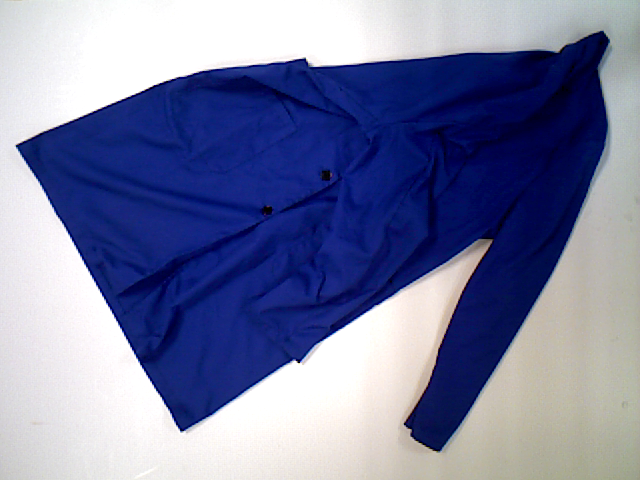
#> input picture data/robe01_1_fold.ppm, 640 x 480 px
$ python segmentation.py
#> lines starting #> are read from the running program, lines starting #| are printed output that depends on the picture; after the words box and inside, x2 and y2 are one past the last pixel; in counts of white or black regions, pixels touching at a corner belong together
#> in main, image is the input picture: shape (480, 640, 3); mean B, G, R 161.4, 125.5, 120.1
import cv2
import numpy as np
from matplotlib import pyplot as plt

__author__ = 'def'


def get_coloured_item(image):
    # Convert to HSV color space
    image_hsv = cv2.cvtColor(image, cv2.COLOR_BGR2HSV)
#> image_hsv: shape (480, 640, 3); mean H, S, V 85.4, 117.9, 165

    # Threshold value and saturation (using Otsu for threshold selection)
    ret, mask_s = cv2.threshold(image_hsv[:, :, 1], 0, 255, cv2.THRESH_BINARY + cv2.THRESH_OTSU)
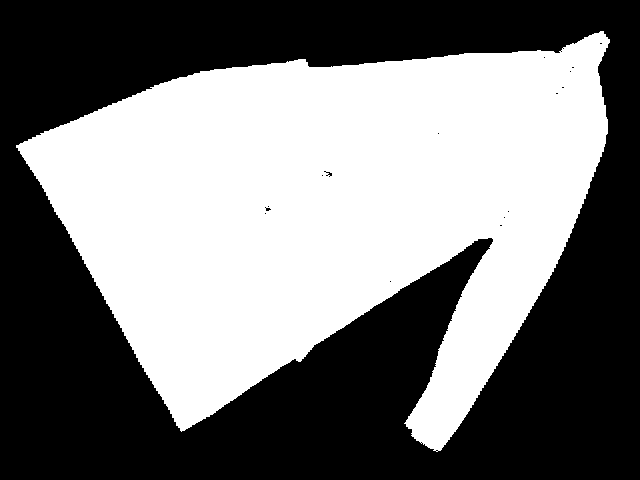
#> mask_s: shape (480, 640); 47.8% white; 1 white region, box (x1, y1, x2, y2) and area: (16, 31, 610, 452) 146850
#> ret = 122
    ret, mask_v = cv2.threshold(image_hsv[:, :, 2], 0, 255, cv2.THRESH_BINARY_INV + cv2.THRESH_OTSU)
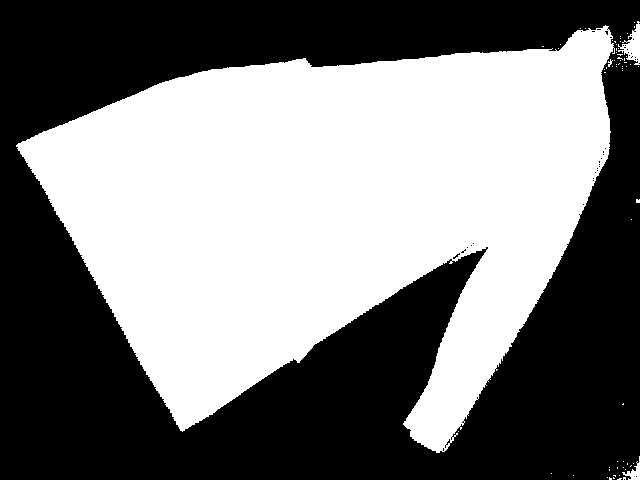
#> mask_v: shape (480, 640); 48.7% white; 64 white regions (61 under 20 px), largest, box (x1, y1, x2, y2) and area: (16, 25, 615, 453) 148960, (618, 21, 640, 65) 441, (622, 456, 640, 480) 157
#> ret = 163

    # mask = cv2.inRange(image_hsv, (0, 0, 150), (180, 100, 255))
    mask = cv2.bitwise_and(mask_s, mask_v)
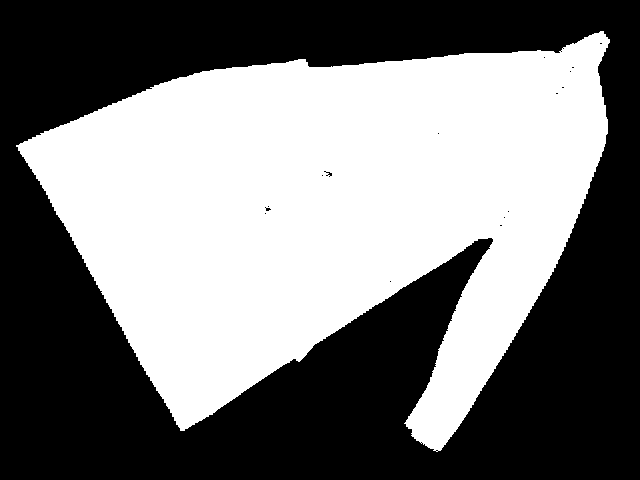
#> mask: shape (480, 640); 47.7% white; 1 white region, box (x1, y1, x2, y2) and area: (16, 31, 610, 452) 146624

    # Filter result using morphological operations (closing)
    kernel = cv2.getStructuringElement(cv2.MORPH_ELLIPSE, (5, 5))
    filtered_mask = cv2.morphologyEx(mask, cv2.MORPH_CLOSE, kernel, iterations=3)
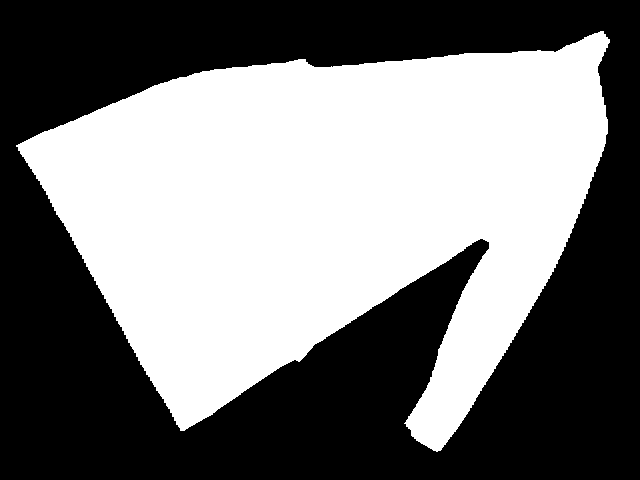
#> filtered_mask: shape (480, 640); 47.8% white; 1 white region

    # Get contours, filter them and fill them to get the final mask:
    contours, dummy = cv2.findContours(filtered_mask, cv2.RETR_EXTERNAL, cv2.CHAIN_APPROX_SIMPLE)
#> contours = 1 contour; box (x1, y1, x2, y2) and area: (16, 31, 610, 452) 145879; dummy = [[-1, -1, -1, -1]]
    contours_filtered = []
    for contour in contours:
        if len(contour) > 20 and cv2.contourArea(contour) > 150:
            contours_filtered.append(contour)
#> this loop made 1 pass
#> after the loop, contours_filtered has the same summary as contours
    contours_filtered.sort(key=lambda x: cv2.contourArea(x))
    contours_filtered.reverse()

    final_mask = np.zeros([image.shape[0], image.shape[1], 1], np.uint8)
    cv2.drawContours(final_mask, contours_filtered, 0, 255, -1)

    return final_mask

def main():
    image_paths = ['./data/robe01_1_fold.ppm', './data/robe01_2_fold.ppm', './data/sweater02_1_fold.ppm', './data/sweater02_2_fold.ppm', './data/tshirt01_1_fold.ppm',
                   './data/tshirt01_2_fold.ppm','./data/polo01_1_fold.ppm', './data/polo01_2_fold.ppm', './data/dishcloth01_2_fold.ppm', './data/dishcloth01_1_fold.ppm']

    for path in image_paths:
        image = cv2.imread(path)

        mask = get_coloured_item(image)
        cv2.imshow("mask", mask)
        cv2.waitKey(500)
        cv2.destroyAllWindows()
#> pass 2 of the loop in main, `for path in image_paths:`:
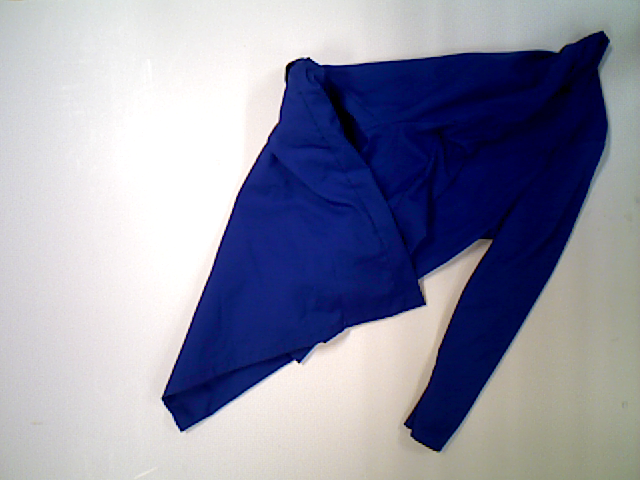
#> input picture data/robe01_2_fold.ppm, 640 x 480 px
#> in main, image is the input picture: shape (480, 640, 3); mean B, G, R 164, 143.4, 141.7
#> image_hsv: shape (480, 640, 3); mean H, S, V 77.6, 90, 169.2
#> in get_coloured_item (call 2), `ret, mask_s = cv2.threshold(image_hsv[:, :, 1], 0, 255, cv2.THRESH_BIN..`:
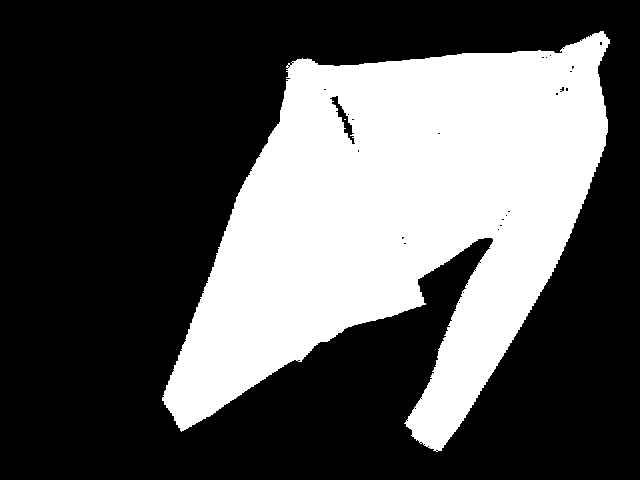
#> mask_s: shape (480, 640); 33.8% white; 2 white regions (1 under 20 px), largest, box (x1, y1, x2, y2) and area: (162, 31, 610, 452) 103811
#> in get_coloured_item (call 2), `ret, mask_s = cv2.threshold(image_hsv[:, :, 1], 0, 255, cv2.THRESH_BIN..`: ret = 126
#> mask_v: shape (480, 640); 35.5% white; 65 white regions (60 under 20 px), largest, box (x1, y1, x2, y2) and area: (162, 18, 640, 453) 108151, (601, 441, 640, 480) 588, (567, 464, 593, 480) 174, (615, 453, 630, 462) 49, (636, 197, 640, 206) 31
#> in get_coloured_item (call 2), `ret, mask_v = cv2.threshold(image_hsv[:, :, 2], 0, 255, cv2.THRESH_BIN..`: ret = 150
#> mask: shape (480, 640); 33.8% white; 2 white regions (1 under 20 px), largest, box (x1, y1, x2, y2) and area: (162, 31, 610, 452) 103722
#> in get_coloured_item (call 2), `filtered_mask = cv2.morphologyEx(mask, cv2.MORPH_CLOSE, kernel, iterat..`:
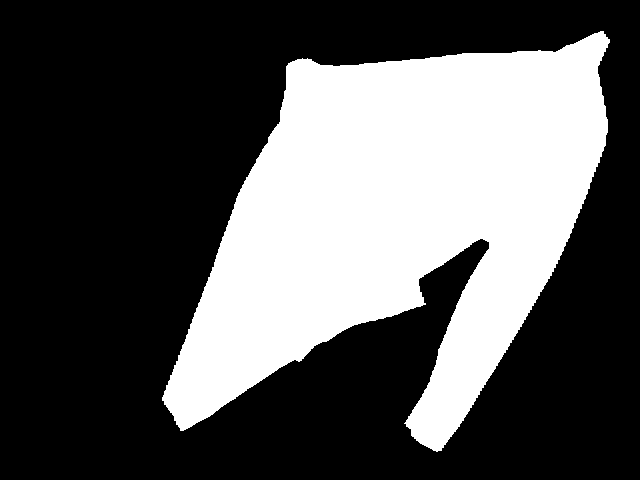
#> filtered_mask: shape (480, 640); 33.9% white; 1 white region
#> contours = 1 contour; box (x1, y1, x2, y2) and area: (162, 31, 610, 452) 103393
#> the loop in get_coloured_item (call 2), `for contour in contours:` made 1 pass
#> after the loop in get_coloured_item (call 2), `for contour in contours:`: contours_filtered has the same summary as contours
#> pass 3 of the loop in main, `for path in image_paths:`:
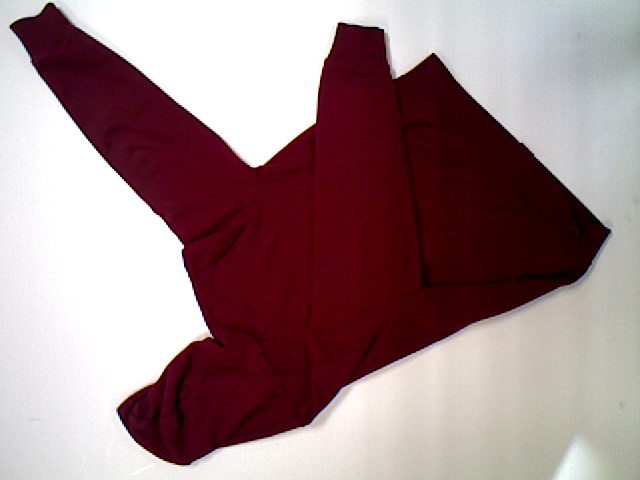
#> input picture data/sweater02_1_fold.ppm, 640 x 480 px
#> in main, image is the input picture: shape (480, 640, 3); mean B, G, R 134.8, 132.1, 158.8
#> image_hsv: shape (480, 640, 3); mean H, S, V 79.8, 108.3, 160.2
#> in get_coloured_item (call 3), `ret, mask_s = cv2.threshold(image_hsv[:, :, 1], 0, 255, cv2.THRESH_BIN..`:
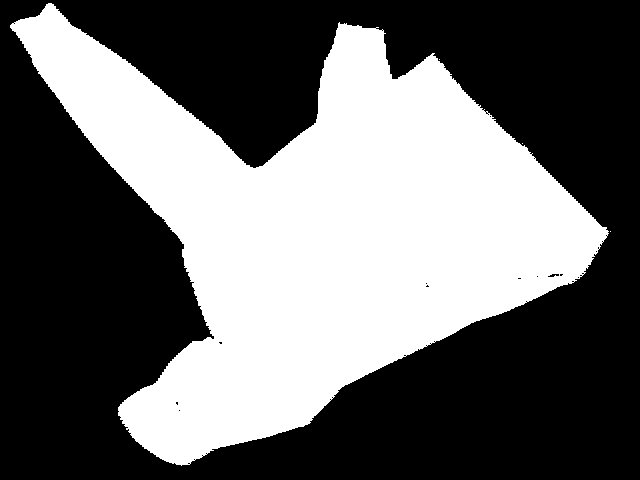
#> mask_s: shape (480, 640); 40.7% white; 4 white regions (3 under 20 px), largest, box (x1, y1, x2, y2) and area: (10, 3, 609, 466) 125165
#> in get_coloured_item (call 3), `ret, mask_s = cv2.threshold(image_hsv[:, :, 1], 0, 255, cv2.THRESH_BIN..`: ret = 130
#> mask_v: shape (480, 640); 41.2% white; 4 white regions (3 under 20 px), largest, box (x1, y1, x2, y2) and area: (10, 3, 612, 465) 126623
#> in get_coloured_item (call 3), `ret, mask_v = cv2.threshold(image_hsv[:, :, 2], 0, 255, cv2.THRESH_BIN..`: ret = 145
#> mask: shape (480, 640); 40.7% white; 4 white regions (3 under 20 px), largest, box (x1, y1, x2, y2) and area: (10, 3, 609, 465) 125006
#> in get_coloured_item (call 3), `filtered_mask = cv2.morphologyEx(mask, cv2.MORPH_CLOSE, kernel, iterat..`:
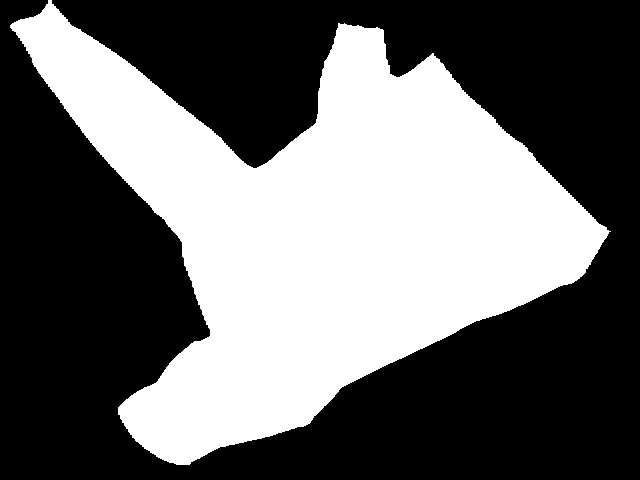
#> filtered_mask: shape (480, 640); 40.8% white; 1 white region
#> contours = 1 contour; box (x1, y1, x2, y2) and area: (10, 0, 611, 465) 124404
#> the loop in get_coloured_item (call 3), `for contour in contours:` made 1 pass
#> after the loop in get_coloured_item (call 3), `for contour in contours:`: contours_filtered has the same summary as contours
#> the loop made 6 passes; the first 3 are shown


if __name__ == '__main__':
#> (the run stopped early here; a loop or call above may not have finished)
